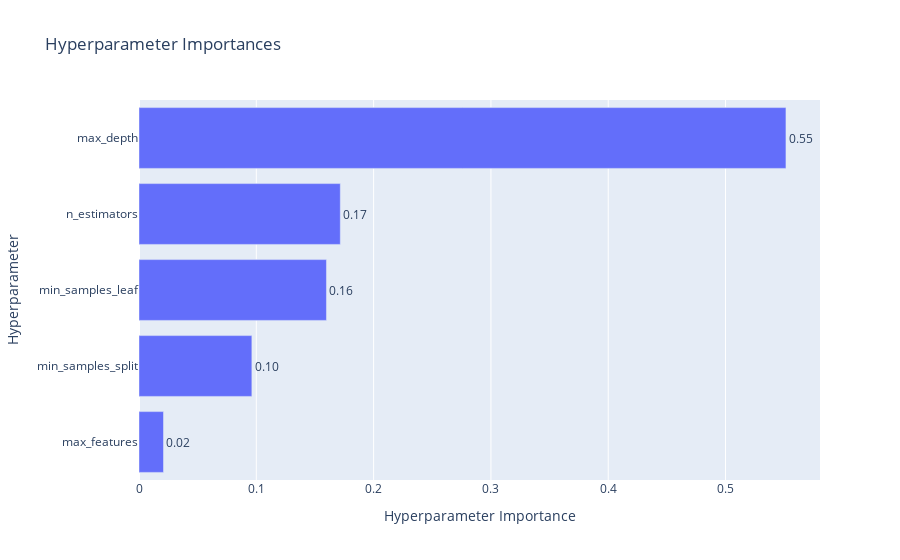
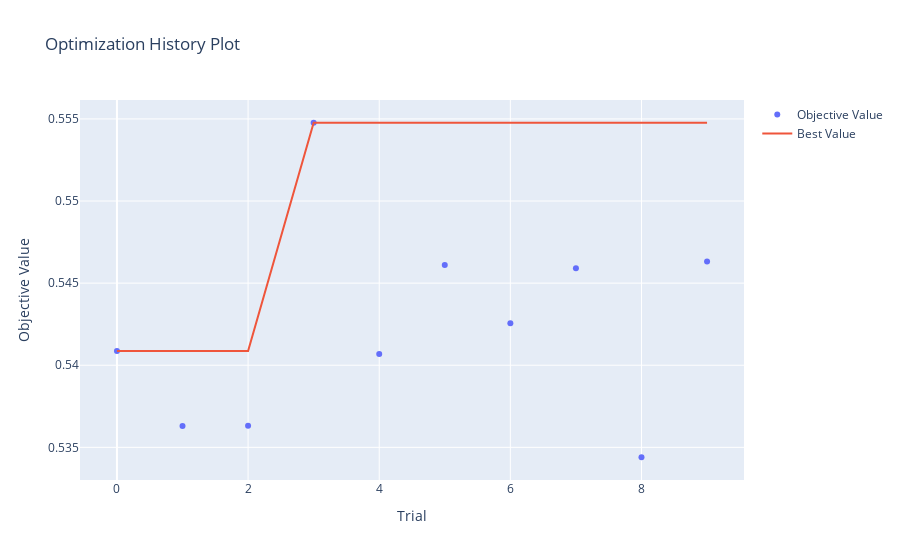

The notebook cell saved with these charts, in order:
### Code cell
import optuna.visualization as vis
import pickle

study_path = '../results/random_forest/optuna_study.pkl'

with open(study_path, 'rb') as f:
    study = pickle.load(f)

display(vis.plot_param_importances(study))
display(vis.plot_optimization_history(study))

### Figure 1 — Plotly figure (JSON) as saved in the notebook; plotly's stock layout.template omitted (floating-point values rounded to 4 significant figures)
{"data": [{"cliponaxis": false, "hovertemplate": ["max_features (CategoricalDistribution): 0.02088068706225861<extra></extra>", "min_samples_split (IntDistribution): 0.0962158282606312<extra></extra>", "min_samples_leaf (IntDistribution): 0.15979946218663266<extra></extra>", "n_estimators (IntDistribution): 0.1716114790382164<extra></extra>", "max_depth (IntDistribution): 0.551492543452261<extra></extra>"], "name": "Objective Value", "orientation": "h", "text": ["0.02", "0.10", "0.16", "0.17", "0.55"], "textposition": "outside", "type": "bar", "x": [0.02088, 0.09622, 0.1598, 0.1716, 0.5515], "y": ["max_features", "min_samples_split", "min_samples_leaf", "n_estimators", "max_depth"]}], "layout": {"title": {"text": "Hyperparameter Importances"}, "xaxis": {"title": {"text": "Hyperparameter Importance"}}, "yaxis": {"title": {"text": "Hyperparameter"}}}}

### Figure 2 — Plotly figure (JSON) as saved in the notebook; plotly's stock layout.template omitted (floating-point values rounded to 4 significant figures)
{"data": [{"mode": "markers", "name": "Objective Value", "type": "scatter", "x": [0, 1, 2, 3, 4, 5, 6, 7, 8, 9], "y": [0.5409, 0.5363, 0.5363, 0.5548, 0.5407, 0.5461, 0.5426, 0.5459, 0.5344, 0.5463]}, {"mode": "lines", "name": "Best Value", "type": "scatter", "x": [0, 1, 2, 3, 4, 5, 6, 7, 8, 9], "y": [0.5409, 0.5409, 0.5409, 0.5548, 0.5548, 0.5548, 0.5548, 0.5548, 0.5548, 0.5548]}, {"marker": {"color": "#cccccc"}, "mode": "markers", "name": "Infeasible Trial", "showlegend": false, "type": "scatter", "x": [], "y": []}], "layout": {"title": {"text": "Optimization History Plot"}, "xaxis": {"title": {"text": "Trial"}}, "yaxis": {"title": {"text": "Objective Value"}}}}
